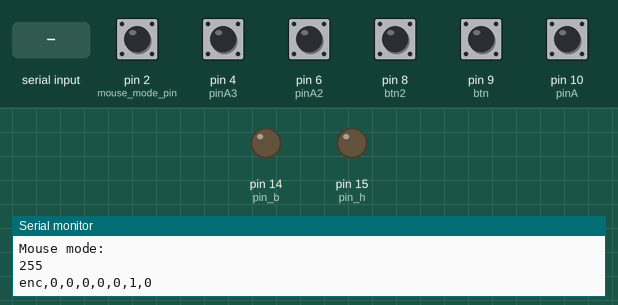
Bench run of a sketch on a simulated Arduino Leonardo, built with avr-gcc and run on an emulated ATmega32U4. On the bench: output pins drawn as LEDs (lit = HIGH), the last lines printed to the serial monitor. The test bench sets the inputs (shaded band); at power-on: pin 2 (mouse_mode_pin), pin 4 (pinA3), pin 6 (pinA2), pin 8 (btn2), pin 10 (pinA) HIGH, pin 9 (btn) LOW. EEPROM starts erased; USB keyboard and mouse output is not drawn.

Above: at 1.3 s.
1.4 s: "b\n" received over Serial
At 2.2 s:
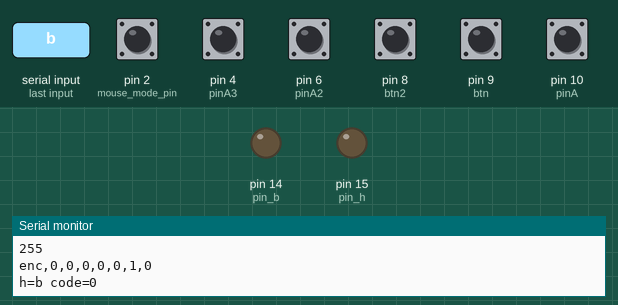
2.9 s: "h\n" received over Serial
At 2.91 s:
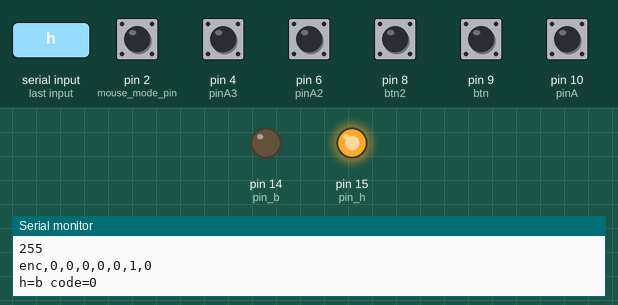
Timing chart, 0 to 5.9 s (numbered marks = the images above; inputs shaded):
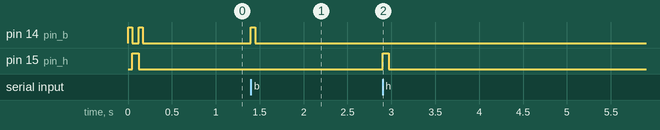

The sketch:

mouse_hid_combined.ino
```cpp
#include "Mouse.h"
#include <Keyboard.h>
#include <EEPROM.h>

// Encoder pins
#define pinA 10
#define pinB 16
#define pinA2 6
#define pinB2 7
#define pinA3 4
#define pinB3 5

// Button pins
#define btn  9
#define btn2 8

// Mouse mode pin
#define mouse_mode_pin 2

// Haptic and buzzer pin
#define pin_h 15
#define pin_b 14

#define EEPROM_location_address_mouse_speed 0

#define EEPROM_location_address_mouse_mode 1

int mouse_speed = 3;
int encoderPosCount = 0, encoderPosCount2 = 0, encoderPosCount3 = 0;
int pinALast, pinALast2, pinALast3, btnLast, btn2Last, mVal_last;
int aVal, aVal2, aVal3, bVal, bVal2, mVal;
int mouse_mode=0;
int mode_val;

void init_pins(int pa, int pb) {
  pinMode (pa,INPUT);
  pinMode (pb,INPUT);
}


void setup() {
  Serial.begin(9600);
  init_pins(pinA, pinB);
  init_pins(pinA2, pinB2);
  init_pins(pinA3, pinB3);
  pinMode(btn, INPUT);
  pinMode(btn2, INPUT);
  pinMode(mouse_mode_pin, INPUT_PULLUP);

  pinMode(pin_h, OUTPUT);
  pinMode(pin_b, OUTPUT);

  pinALast = digitalRead(pinA);
  pinALast2 = digitalRead(pinA2);
  pinALast3 = digitalRead(pinA3);
  // Serial.println("Three coders v2: direction data");
  Serial.println("Ready");
  beep();
  haptic();
  beep();
  mouse_speed = EEPROM.read(EEPROM_location_address_mouse_speed);
  if(mouse_speed==0){
    mouse_speed=3;
    EEPROM.write(EEPROM_location_address_mouse_speed,mouse_speed);
  }
  Serial.println("Mouse speed is set to: ");
  Serial.print(mouse_speed);
  Serial.println();

  mouse_mode = EEPROM.read(EEPROM_location_address_mouse_mode);
  Serial.println("Mouse mode: ");
  Serial.print(mouse_mode);
  Serial.println();

  Mouse.begin();
}

void loop() {
  encoderPosCount = 0;
  encoderPosCount2 = 0;
  encoderPosCount3 = 0;

   if(Serial.available()){
//      char ch=Serial.read();
      String line = serial_readLine_b();
//      Serial.println("ln="+ln);
      // if(mouse_mode==0){
      if(line=="h") {
        haptic();
      }else if(line=="b") {
        beep();
      }
      // }

      char h=line[0];
      String cmd=line.substring(2, line.length());
      int code=cmd.toInt();
      Serial.println("h="+String(h)+" code="+String(code) );
      if(h=='p') {
        on_press(code);
      }else if(h=='h') {
        on_hold(code);
      }else if(h=='r') {
        on_release(code);
      }
      else if(h=='x') {
        Mouse.move(code, 0, 0);
      }else if(h=='y') {
        Mouse.move(0, code, 0);
      }else if(h=='l') {
        Mouse.press(MOUSE_LEFT);
        delay(20);
        Mouse.release(MOUSE_LEFT);
      }else if(h=='r') {
        Mouse.press(MOUSE_RIGHT);
        delay(20);
        Mouse.release(MOUSE_RIGHT);
      }
   }

  boolean anychange=false;

   aVal = digitalRead(pinA);
   aVal2 = digitalRead(pinA2);
   aVal3 = digitalRead(pinA3);
   bVal = digitalRead(btn);
   bVal2 = digitalRead(btn2);
   mode_val = digitalRead(mouse_mode_pin);
   mVal = 0;
   if (bVal == 1 && bVal2 == 1){
    mVal = 1;
   }
   else{
    mVal =0;
   }

   if(mode_val==1){
    if(mode_val!=mouse_mode){
      mouse_mode = 1;
      EEPROM.write(EEPROM_location_address_mouse_mode, mouse_mode);
    }
    // if(mouse_mode==0){
    //   mouse_mode = 1;
    // }
    // else if(mouse_mode==1){
    //   mouse_mode = 0;
    // }
   }
   else{
    if(mode_val!=mouse_mode){
      mouse_mode = 0;
      EEPROM.write(EEPROM_location_address_mouse_mode, mouse_mode);
    }
   }


   if(bVal!=btnLast) {
      anychange=true;
   }
   if(bVal2!=btn2Last) {
      anychange=true;
   }
   if(mVal!=mVal_last) {
      anychange=true;
   }


   if (aVal != pinALast){
     det_rot();
//     Serial.print("Encoder Position: ");
//     Serial.println(encoderPosCount);
     anychange=true;
   }
  if (aVal2 != pinALast2){
     det_rot2();
//     Serial.print("Encoder2 Position: ");
//     Serial.println(encoderPosCount2);
     anychange=true;
   }
   if (aVal3 != pinALast3){
     det_rot3();
//     Serial.print("Encoder3 Position: ");
//     Serial.println(encoderPosCount3);
     anychange=true;
   }
   if(anychange) {
    Serial.println("enc,"+String(encoderPosCount)+","+String(encoderPosCount2)+","+String(encoderPosCount3)+","+String(bVal)+","+String(bVal) +","+String(bVal2)+","+String(mVal) );
    // if(mouse_mode==1){
      // Serial.println("enc,"+String(encoderPosCount)+","+String(encoderPosCount2)+","+String(encoderPosCount3)+","+String(bVal)+","+String(bVal) +","+String(bVal2) );
    // }
    // else{
    //   Serial.println();
    //   if(encoderPosCount!=0) {
    //     Mouse.move(encoderPosCount*mouse_speed, 0, 0);
    //   }
    //   if(encoderPosCount2!=0) {
    //     Mouse.move(0, encoderPosCount2*mouse_speed, 0);
    //   }
    //   if(encoderPosCount3!=0) {
    //     mouse_speed = mouse_speed + encoderPosCount3;
    //     if(mouse_speed<1){
    //       mouse_speed = 1;
    //     }
    //     if(mouse_speed>200){
    //       mouse_speed = 200;
    //     }
    //     EEPROM.write(EEPROM_location_address_mouse_speed,mouse_speed);
    //   }
    //   if(bVal==1) {
    //     Mouse.press(MOUSE_LEFT);
    //     delay(20);
    //     Mouse.release(MOUSE_LEFT);
    //   }
    //   if(bVal2==1) {
    //     Mouse.press(MOUSE_RIGHT);
    //     delay(20);
    //     Mouse.release(MOUSE_RIGHT);
    //   }
    // }
   }
   pinALast = aVal;
   pinALast2 = aVal2;
   pinALast3 = aVal3;
   btnLast=bVal;
   btn2Last=bVal2;
   mVal_last = mVal;
   delay(2);

  //  if(bVal==1 && bVal2==1){
  //   delay(100);
  //  }
}

void on_hold(int keycode) {
  Keyboard.begin();
  Keyboard.press(keycode);
  Keyboard.end();
}
void on_release(int keycode) {
  Keyboard.begin();
  Keyboard.release(keycode);
  Keyboard.end();
}
void on_press(int keycode) {
  Keyboard.begin();
  Keyboard.write(keycode);
  Keyboard.end();
}

void beep() {
  digitalWrite(pin_b, HIGH);
  delay(50);
  digitalWrite(pin_b, LOW);
}
void haptic() {
  digitalWrite(pin_h, HIGH);
  delay(70);
  digitalWrite(pin_h, LOW);
}

void det_rot() {
  if (digitalRead(pinB) != aVal) {
       encoderPosCount ++;
     } else {
       encoderPosCount--;
     }
}
void det_rot2() {
  if (digitalRead(pinB2) != aVal2) {
       encoderPosCount2 ++;
     } else {
       encoderPosCount2--;
     }
}
void det_rot3() {
  if (digitalRead(pinB3) != aVal3) {
       encoderPosCount3 ++;
     } else {
       encoderPosCount3--;
     }
}

String serial_readLine_b() {
  String line="";

  while(true) {
    if(Serial.available()) {
       char ch=Serial.read();
       if(ch=='\n') {
         break;
       }else {
         line+=ch;
       }
    }
  }
  //line+='\0';
  return line;
}
```

Measured:
- after the input at 1.4 s, pin 14 (pin_b): LOW → HIGH at once, → LOW 0.05 s later
- after the input at 2.9 s, pin 15 (pin_h): LOW → HIGH at once, → LOW 0.07 s later
